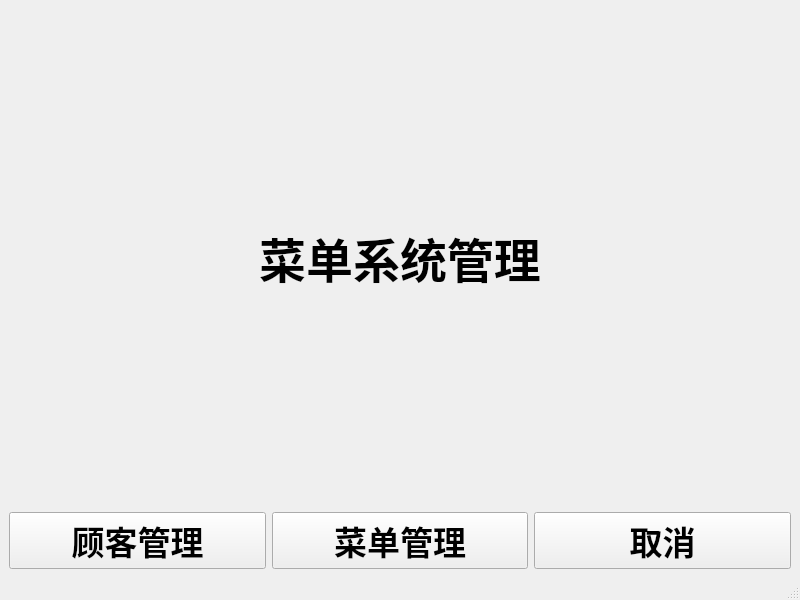
<?xml version="1.0" encoding="UTF-8"?>
<ui version="4.0">
 <class>MainWindow_manageForAdmin</class>
 <widget class="QMainWindow" name="MainWindow_manageForAdmin">
  <property name="geometry">
   <rect>
    <x>0</x>
    <y>0</y>
    <width>800</width>
    <height>600</height>
   </rect>
  </property>
  <property name="windowTitle">
   <string>菜单系统管理</string>
  </property>
  <widget class="QWidget" name="centralwidget">
   <layout class="QGridLayout" name="gridLayout">
    <item row="0" column="0">
     <layout class="QVBoxLayout" name="verticalLayout">
      <item>
       <widget class="QLabel" name="label">
        <property name="font">
         <font>
          <pointsize>35</pointsize>
          <weight>75</weight>
          <bold>true</bold>
         </font>
        </property>
        <property name="text">
         <string>菜单系统管理</string>
        </property>
        <property name="alignment">
         <set>Qt::AlignCenter</set>
        </property>
       </widget>
      </item>
      <item>
       <layout class="QHBoxLayout" name="horizontalLayout">
        <item>
         <widget class="QPushButton" name="pushButton_customManage">
          <property name="font">
           <font>
            <pointsize>25</pointsize>
            <weight>75</weight>
            <bold>true</bold>
           </font>
          </property>
          <property name="text">
           <string>顾客管理</string>
          </property>
         </widget>
        </item>
        <item>
         <widget class="QPushButton" name="pushButton_menuManage">
          <property name="font">
           <font>
            <pointsize>25</pointsize>
            <weight>75</weight>
            <bold>true</bold>
           </font>
          </property>
          <property name="text">
           <string>菜单管理</string>
          </property>
         </widget>
        </item>
        <item>
         <widget class="QPushButton" name="pushButton_quit">
          <property name="font">
           <font>
            <pointsize>25</pointsize>
            <weight>75</weight>
            <bold>true</bold>
           </font>
          </property>
          <property name="text">
           <string>取消</string>
          </property>
         </widget>
        </item>
       </layout>
      </item>
     </layout>
    </item>
   </layout>
  </widget>
  <widget class="QMenuBar" name="menubar">
   <property name="geometry">
    <rect>
     <x>0</x>
     <y>0</y>
     <width>800</width>
     <height>26</height>
    </rect>
   </property>
  </widget>
  <widget class="QStatusBar" name="statusbar"/>
 </widget>
 <resources/>
 <connections/>
</ui>
